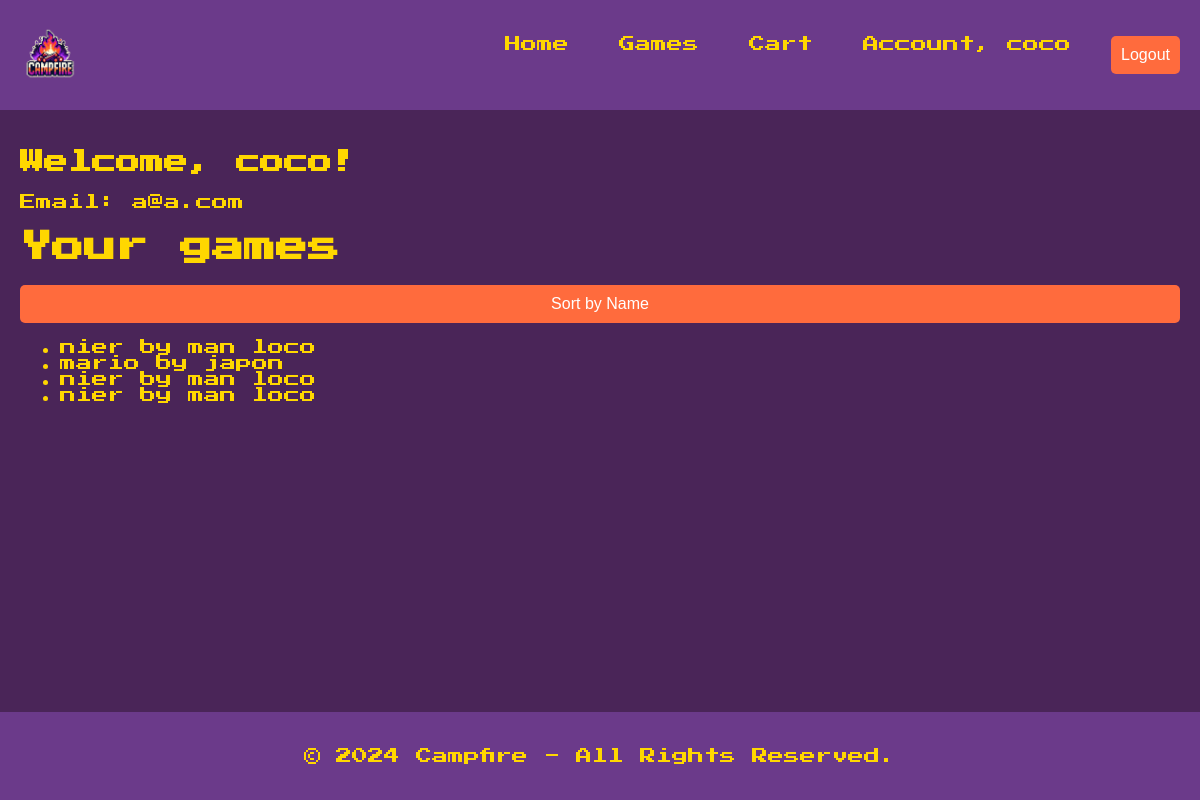
Before: /account/ (signed in) with the older database file.
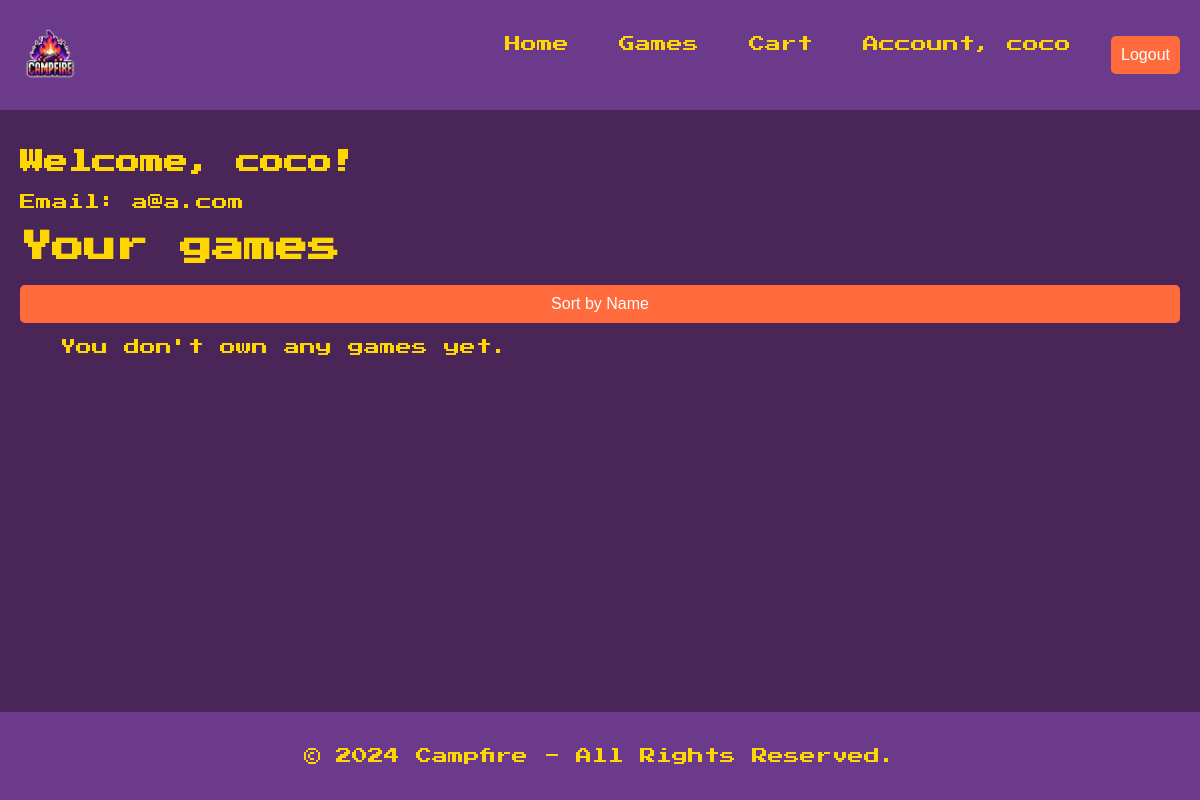
After: the same page with the newer database file.
### shop/models.py (models this page shows, shortened)
class GameOwner(models.Model):
    user = models.ForeignKey(
        User, on_delete=models.CASCADE, related_name='game_owner')
    game = models.ForeignKey(
        Game, on_delete=models.CASCADE, related_name='game_owner')
    quantity = models.PositiveIntegerField(default=1)

class Game(models.Model):
    title = models.CharField(max_length=255)
    author = models.CharField(max_length=255)
    price = models.IntegerField()
    description = models.TextField()

### shop/views.py (the view)
# urls.py: path('account/', Account.as_view(), name='account'),
class Account(LoginRequiredMixin, View):
    template_name = "account.html"
    def get(self, request):
        owned_games = GameOwner.objects.filter(user=request.user)
        if 'sort_by_name' in request.GET:
            owned_games = owned_games.select_related('game').order_by('game__title')
        return render(request, self.template_name, {
                      'user': request.user,
                      'owned_games': owned_games
                      })

### shop/templates/account.html (shortened to what this page needs)
{% extends 'base.html' %}
{% block content %}
<h2>Welcome, {{ user.username }}!</h2>
<p>Email: {{ user.email }}</p>
<h1>
  Your games
</h1>
<form action="{% url 'account' %}" method="get">
  <button type="submit" name="sort_by_name" value="1">Sort by Name</button>
</form>
<ul>
  {% for item in owned_games %}
  <li>{{ item.game.title }} by {{ item.game.author }}</li>
  {% empty %}
  <p>You don't own any games yet.</p>
  {% endfor %}
</ul>
{% endblock %}

Changed rows visible on the page:
removed GameOwner: game "nier", game.author "man loco"
removed GameOwner: game "mario", game.author "japon"
removed GameOwner: game "nier", game.author "man loco"
removed GameOwner: game "nier", game.author "man loco"
Other visible differences:
text now shown: "You don't own any games yet."
